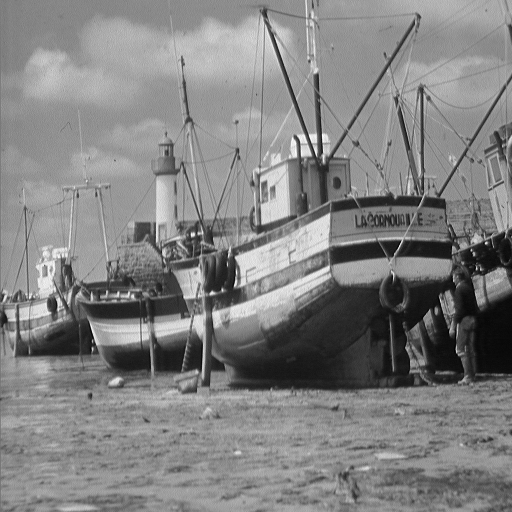
#> input picture Imaging/images/boat.tiff, 512 x 512 px
$ jupyter execute Grayscale_Images.ipynb
#> lines starting #> are read from the running program, lines starting #| are printed output that depends on the picture
**Grayscale images and histogram equalization**

*Libraries:*

[cell 1]
import numpy as np
from matplotlib import pyplot as plt

*Read TIFF-Grayscale Image from the Database.*

[cell 2]
boat_image = plt.imread("images/boat.tiff")
#> boat_image is the input picture: shape (512, 512); min 0, max 255, mean 129.7
plt.figure(figsize = (6,5))
plt.imshow(boat_image, cmap = "gray")
plt.colorbar()
plt.show()
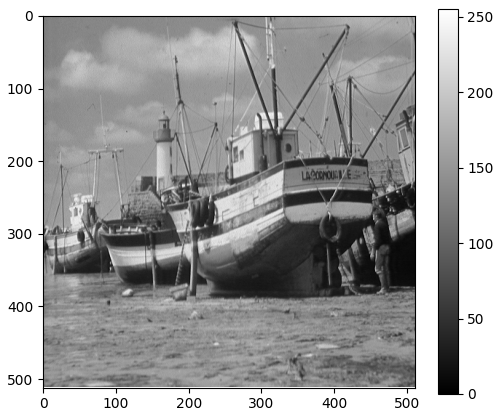
#> figure drawn by matplotlib, 2 panels

This image is purely grayscale and we can see it has no third dimension:

[cell 3]
print(boat_image.shape)
#| (512, 512)

Now a pure gray colormap is an valid option for an old photo, of course, but there are many other possible colormaps out there that can be handy for display certain information (In the case of the previous photo it is light-intensity). We all know for example the presentation for images of a infrared-camera. In the following we will see three different colormaps:

[cell 4]
plt.figure(figsize = (18,6))

plt.subplot(131)
plt.title("Hot-Map")
plt.imshow(boat_image, cmap = "hot")

plt.subplot(132)
plt.title("Jet-Map")
plt.imshow(boat_image, cmap = "jet")

plt.subplot(133)
plt.title("Nipy-Map (vgl. PET Image Maps)")
plt.imshow(boat_image, cmap = "nipy_spectral")

plt.show()
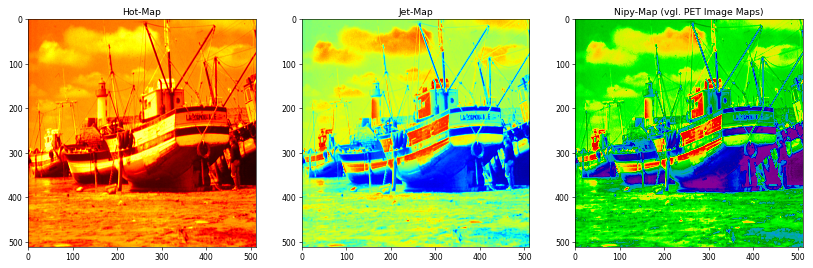
#> figure drawn by matplotlib, 3 panels

**Histograms**

[cell 5]
boat_image_flat = boat_image.reshape(boat_image.shape[0]*boat_image.shape[1])

*the easy way*

[cell 6]
plt.figure()
plt.hist(boat_image_flat,bins=256,fc='gray', ec='k')
plt.xlabel("Gray Value")
plt.ylabel("Intensity [a.u.]")
plt.grid()
plt.show()
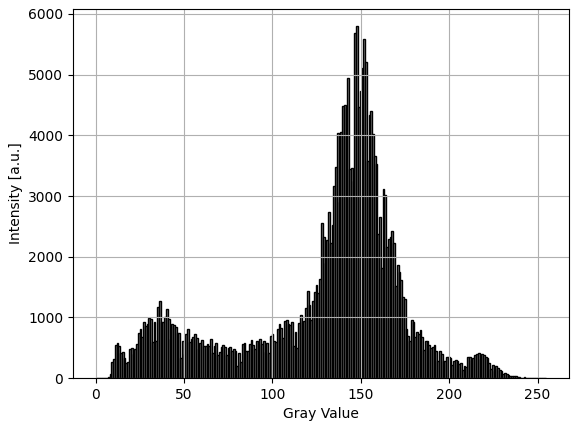
#> figure drawn by matplotlib, 1 panel; tallest bar 5796 high, from x = 147.4 to 148.4

*the more flexible way*

[cell 7]
_val,_bin = np.histogram(boat_image_flat,bins=256)
_val_cumsum = _val.cumsum()
_val_cumsum_norm = _val_cumsum / np.max(_val_cumsum) * 255

[cell 8]
plt.figure(figsize=(11,4))
plt.subplot(131)
plt.title("Histogram")
plt.bar(_bin[:-1],_val)
plt.subplot(132)
plt.title("Cumulative histogram")
plt.bar(_bin[:-1],_val_cumsum)
plt.subplot(133)
plt.title("Norm. cumulative histogram")
plt.bar(_bin[:-1],_val_cumsum_norm)
plt.tight_layout()
plt.show()
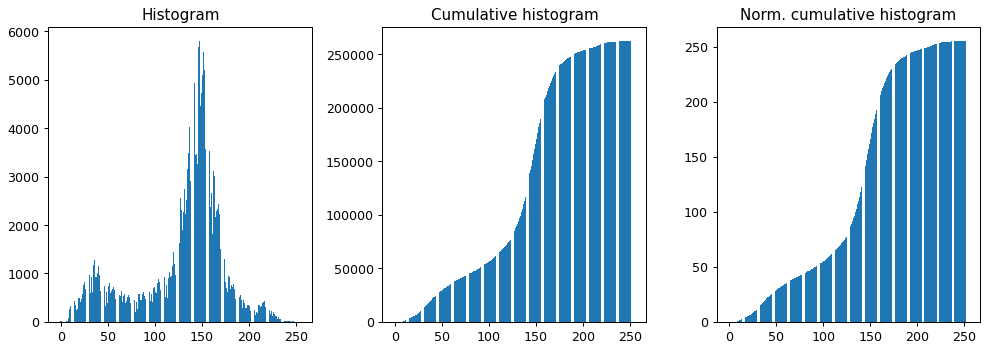
#> figure drawn by matplotlib, 3 panels; panel 1: tallest bar 5796 high, from x = 147 to 147.8; panel 2: tallest bar 262144 high, from x = 253.6 to 254.4; panel 3: tallest bar 255 high, from x = 253.6 to 254.4

*And with the normalized cumulative histogram we can do a histogram equilization of our image.*

[cell 9]
eq_image_flat = _val_cumsum_norm[boat_image_flat]
eq_image = eq_image_flat.reshape(512,512)
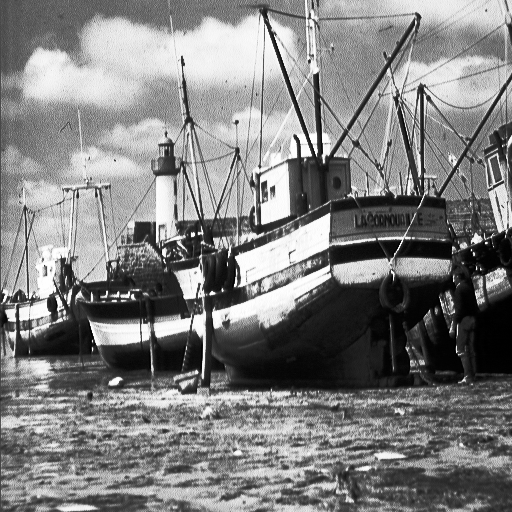
#> eq_image: shape (512, 512) float64; min 0.00681, max 255, mean 128.7

[cell 10]
_val_eq,_bin_eq = np.histogram(eq_image_flat,bins=256)
_val_cumsum_eq = _val_eq.cumsum()

[cell 11]
plt.figure(figsize=(10,14))

plt.subplot(321)
plt.title("Histogram of \n the starting image",fontsize=15)
plt.bar(_bin[:-1],_val)

plt.subplot(322)
plt.title("Histogram of \n the equalized image",fontsize=15)
plt.bar(_bin_eq[:-1],_val_eq)

plt.subplot(323)
plt.title("Cumulative histogram of \n the starting image",fontsize=15)
plt.step(_bin[:-1],_val_cumsum)

plt.subplot(324)
plt.title("Cumulative histogram of \n the equalized image",fontsize=15)
plt.step(_bin_eq[:-1],_val_cumsum_eq)

plt.subplot(325)
plt.title("starting image",fontsize=15)
plt.imshow(boat_image, cmap = "gray")

plt.subplot(326)
plt.title("equalized image",fontsize=15)
plt.imshow(eq_image,cmap="gray")

plt.tight_layout()
plt.show()
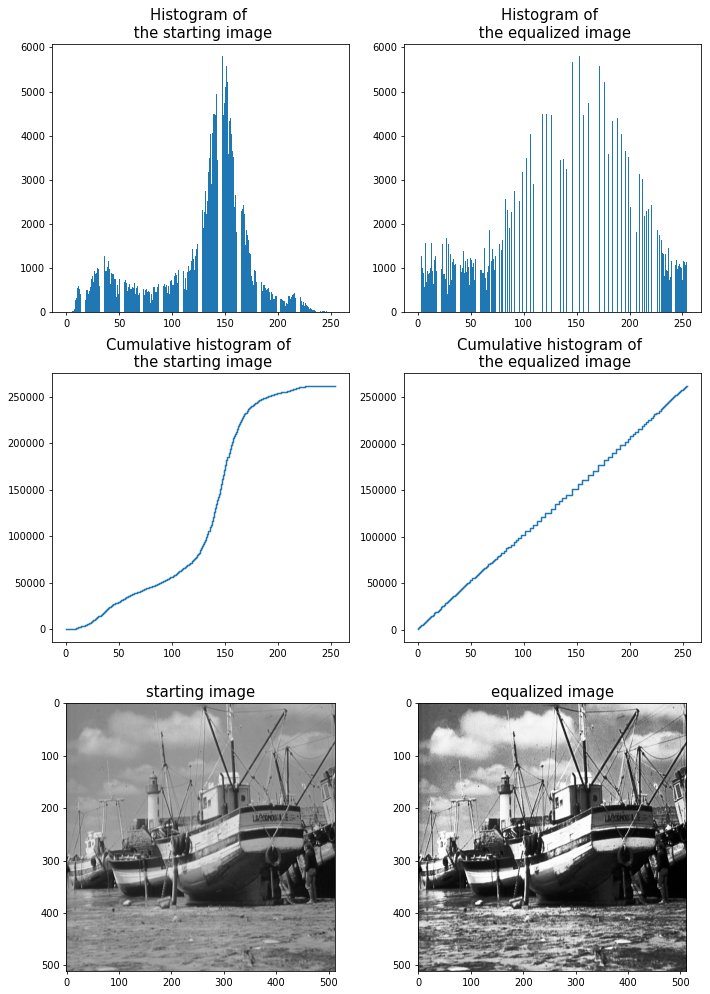
#> figure drawn by matplotlib, 6 panels; panel 1: tallest bar 5796 high, from x = 147 to 147.8; panel 2: tallest bar 5796 high, from x = 152 to 152.8; panel 3: curve peaks at x = 254, y = 262144; panel 4: curve peaks at x = 254, y = 262144
